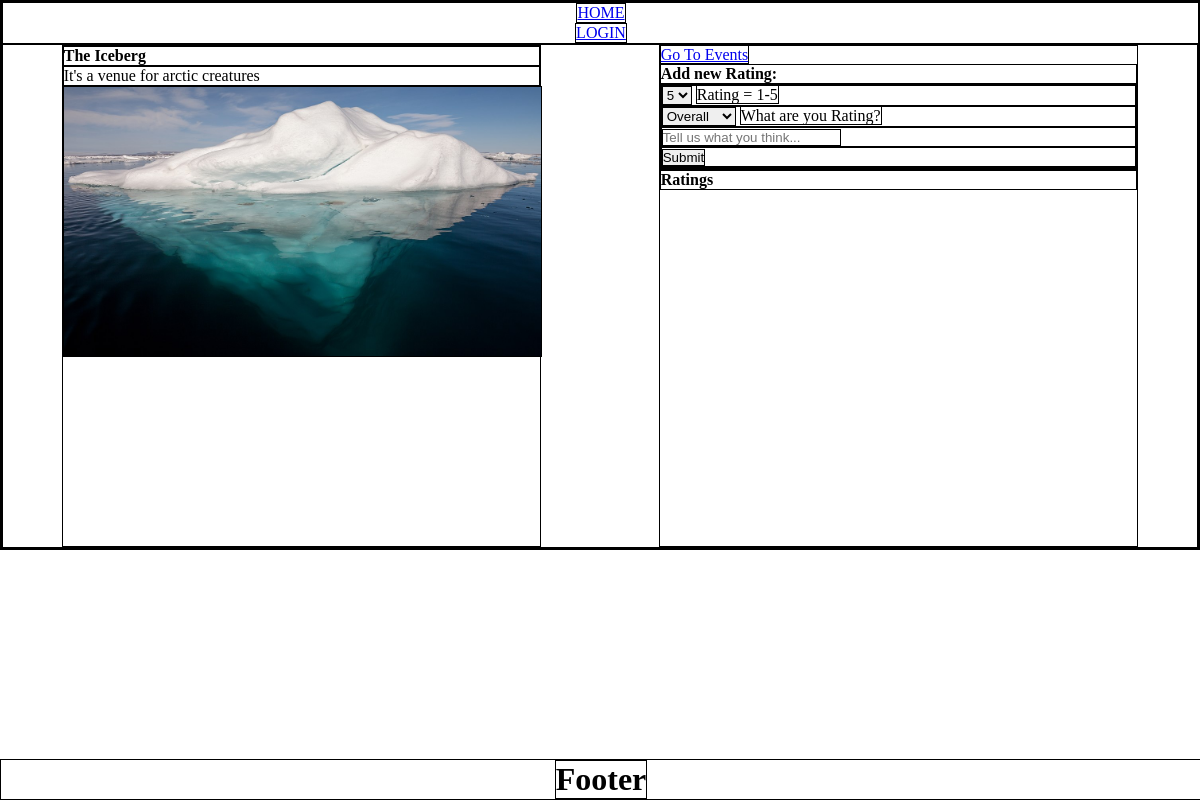
The page /venue/1/ratings on the database as committed earlier.
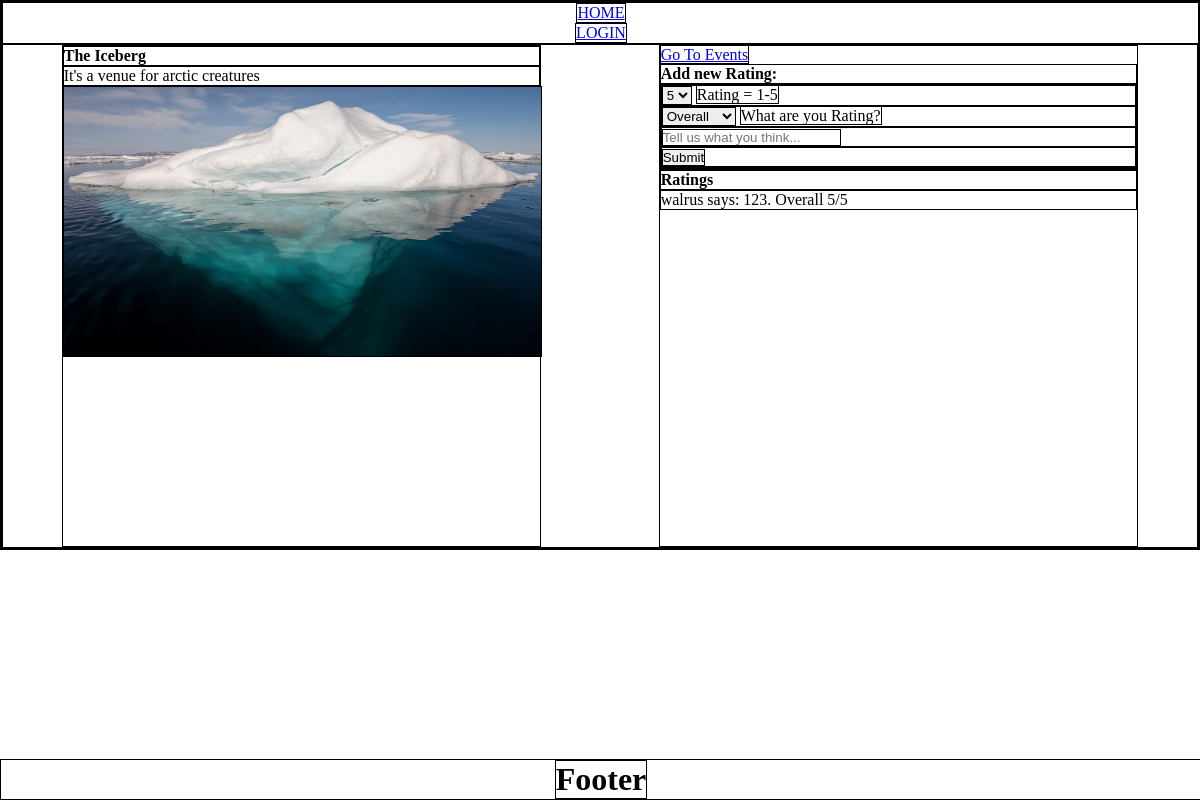
The same page on the database as committed later.
### app/models.py (models this page shows, shortened)
class Venue(Model):
    name = CharField()
    img = BlobField(default="default_venue.jpg")
    about = CharField()
    address = CharField()
    city = CharField()
    state = CharField()
    zip = CharField()
    class Meta:
        database = DATABASE

class Rating(Model):
    user_fk = ForeignKeyField(
        model=User,
        backref="users"
    )
    venue_fk = ForeignKeyField(
        model=Venue,
        backref="venues",
        null=True
    )
    band_fk = ForeignKeyField(
        model=User,
        backref="bands",
        null=True
    )
    rating = IntegerField()
    rating_type = CharField()
    message = CharField(max_length=1024)
    class Meta:
        database = DATABASE

class User(UserMixin, Model):
    username = CharField(unique=True)
    email = CharField(unique=True, max_length=256)
    password = CharField(max_length=128)
    avatar = BlobField(default="default.png")
    city = CharField()
    state = CharField()
    zip = CharField()
    user_level = CharField(default="user")
    class Meta:
        database = DATABASE

### app/routes.py (the view, shortened to what this page needs)
@app.route('/venue/<id>/ratings', methods=('GET', 'POST')) # this will need to be a dynamic route
def venue(id):
    found_venue = models.Venue.get(models.Venue.id == id)
    decoder = found_venue.img.decode()
    location = (f'images/{decoder}')
    venue_img = url_for('static', filename=location)
    ratings = models.Rating.select().where(models.Rating.venue_fk == found_venue.id)
    form = RatingForm()
    show_ratings = True
    return render_template('venue.html', venue=found_venue, venue_img=venue_img, ratings=ratings, form=form, id=id, show_ratings=show_ratings)

### app/forms.py
class RatingForm(FlaskForm):
    rating = SelectField(
        'Rating = 1-5',
        choices=[("1", '1'), ("2", '2'), ("3", '3'), ("4", '4'), ("5", '5')],
        default="5"
    )
    rating_type = SelectField(
        'What are you Rating?',
        choices=[("Overall", 'Overall'), ("Mosh Pit", 'Mosh Pit'), ("Sound", 'Sound'), ("Facilities", 'Facilities')]
    )
    message = StringField('Tell us what you think...', validators=[DataRequired(), Length(max=512)])
    submit = SubmitField("Submit")

### app/__init__.py (called while the page is built)
@app.before_request
def before_request():
    g.db = DATABASE
    g.db.connect()
    g.user = current_user

@app.after_request
def after_request(response):
    g.db.close()
    return response

### app/templates/venue.html (shortened to what this page needs)
{% extends "layout.html" %}\
{% from 'macros.html' import render_field %}
{% block sidebar %}
<h4>{{venue.name}}</h4>
<p>{{venue.about}}</p>
<img class="venue_img" src="{{ venue_img }}" alt="">
{% endblock %}
{% block main_header %}
{% if show_ratings %}
<a href="{{url_for('venue_events', id=id)}}">Go To Events</a>
{% endif %}
{% if found_rating %}
<h4>Editing Rating:</h4>
<p>{{ found_rating.user_fk.username }} says: {{ found_rating.message }}. {{found_rating.rating_type}} {{ found_rating.rating }}/5</p>
{% elif show_ratings %}
<h4>Add new Rating:</h4>
{% endif %}
<form method="POST" action="" class="form">
    {% for field in form %}
        {{ render_field(field) }}
    {% endfor %}
</form>
{% endblock%}
{% block main %}
    {% if show_ratings %}
        <h4>Ratings</h4>
        {% for rating in ratings %}
            <p>{{ rating.user_fk.username }} says: {{ rating.message }}. {{rating.rating_type}} {{ rating.rating }}/5</p>
        {% endfor %}
    {% endif %}
{% endblock %}

### app/templates/layout.html (shortened to what this page needs)
<!DOCTYPE html>
<html lang="en">
<head>
    <link rel=stylesheet type=text/css href="{{ url_for('static', filename='css/styles.css') }}">
</head>
<body>
    <header>
        {% include '/header.html' %}
    </header>
    <main>
        <div class="sidebar">
            {% block sidebar %}
            {% endblock %}
        </div>
        <div class="main-content">
            {% block main_header %}
            {% endblock %}
            {% block main %}
            {% endblock %}
        </div>
    </main>
    <footer>
        {% include '/footer.html' %}
    </footer>
</body>
</html>

### app/templates/macros.html (shortened to what this page needs)
{% macro render_field(field) %}
    <div class="field">
        {{ field(placeholder=field.label.text) }}
        {% if "Rating" in field.label.text %}
        <label>{{field.label.text}}</label>
        {% endif %}
    </div>
{% endmacro %}

### app/templates/header.html (shortened to what this page needs)
{% block header %}
{% if g.user.is_authenticated %}
<a  href="/logout">LOGOUT</a>
<a href="/user/{{current_user.id}}">PROFILE</a>
{% else %}
<a  href="/login">LOGIN</a>
{% endif %}
<a href="/">HOME</a>
{% endblock %}

### app/templates/footer.html
{% block footer %}
<h1>Footer</h1>
{% endblock %}

### app/static/css/styles.css (style rules this page uses)
* { margin: 0 auto; padding: 0; border: 1px solid black; }
main { display: flex; align-items: center; }
header { height: auto; width: 100%; display: flex; flex-direction: column-reverse; justify-content: center; }
footer { position: fixed; display: flex; flex-direction: column-reverse; width: 100%; left: 0; bottom: 0; margin: 0 auto; }
.sidebar, .main-content { height: 500px; width: 40%; }
.venue_img { max-width: 100%; }

Rows that differ between the two databases and show on the page:
added Rating: user_fk.username "walrus", message "123", rating_type "Overall", rating "5"
